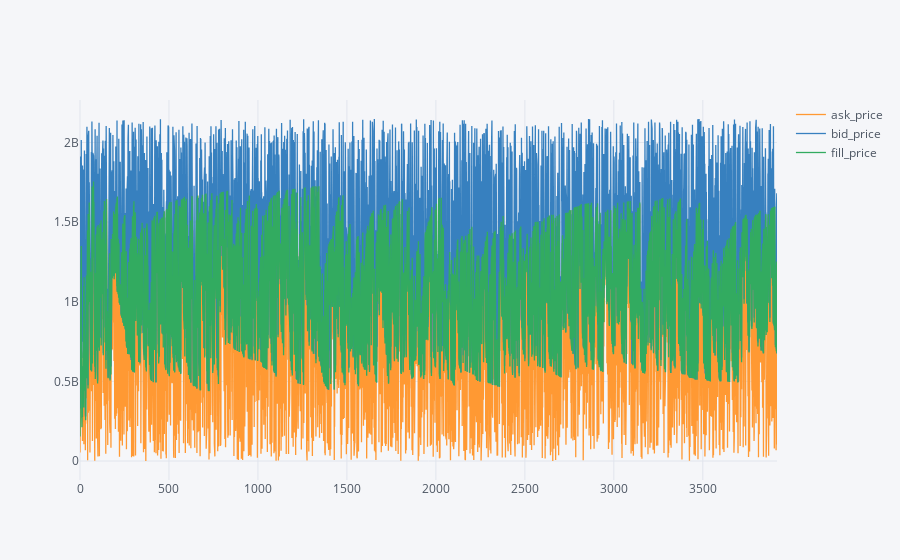

This figure's notebook cell:
### Markdown cell above
# Times series plot of price data

Ideally, we should plot the `askOrder.limit.value`, `bidOrder.limit.value`, and the `price.value` on one plot.  Should be the case that the `price.value` is a weighted average of the other two prices.

### Code cell
df[['ask_price', 'bid_price', 'fill_price']].iplot();

### Figure 1 — Plotly figure (JSON) as saved in the notebook; plotly's stock layout.template omitted (floating-point values rounded to 4 significant figures; data arrays with more than 128 entries replaced by an {"elided": "..."} marker saying what was removed)
{"data": [{"line": {"color": "rgba(255, 153, 51, 1.0)", "dash": "solid", "width": 1.3}, "mode": "lines", "name": "ask_price", "text": "", "type": "scatter", "x": {"elided": "3918 int values"}, "y": {"elided": "3918 int values"}}, {"line": {"color": "rgba(55, 128, 191, 1.0)", "dash": "solid", "width": 1.3}, "mode": "lines", "name": "bid_price", "text": "", "type": "scatter", "x": {"elided": "3918 int values"}, "y": {"elided": "3918 int values"}}, {"line": {"color": "rgba(50, 171, 96, 1.0)", "dash": "solid", "width": 1.3}, "mode": "lines", "name": "fill_price", "text": "", "type": "scatter", "x": {"elided": "3918 int values"}, "y": {"elided": "3918 int values"}}], "layout": {"legend": {"bgcolor": "#F5F6F9", "font": {"color": "#4D5663"}}, "paper_bgcolor": "#F5F6F9", "plot_bgcolor": "#F5F6F9", "titlefont": {"color": "#4D5663"}, "xaxis1": {"gridcolor": "#E1E5ED", "showgrid": true, "tickfont": {"color": "#4D5663"}, "title": "", "titlefont": {"color": "#4D5663"}, "zerolinecolor": "#E1E5ED"}, "yaxis1": {"gridcolor": "#E1E5ED", "showgrid": true, "tickfont": {"color": "#4D5663"}, "title": "", "titlefont": {"color": "#4D5663"}, "zerolinecolor": "#E1E5ED"}}}
